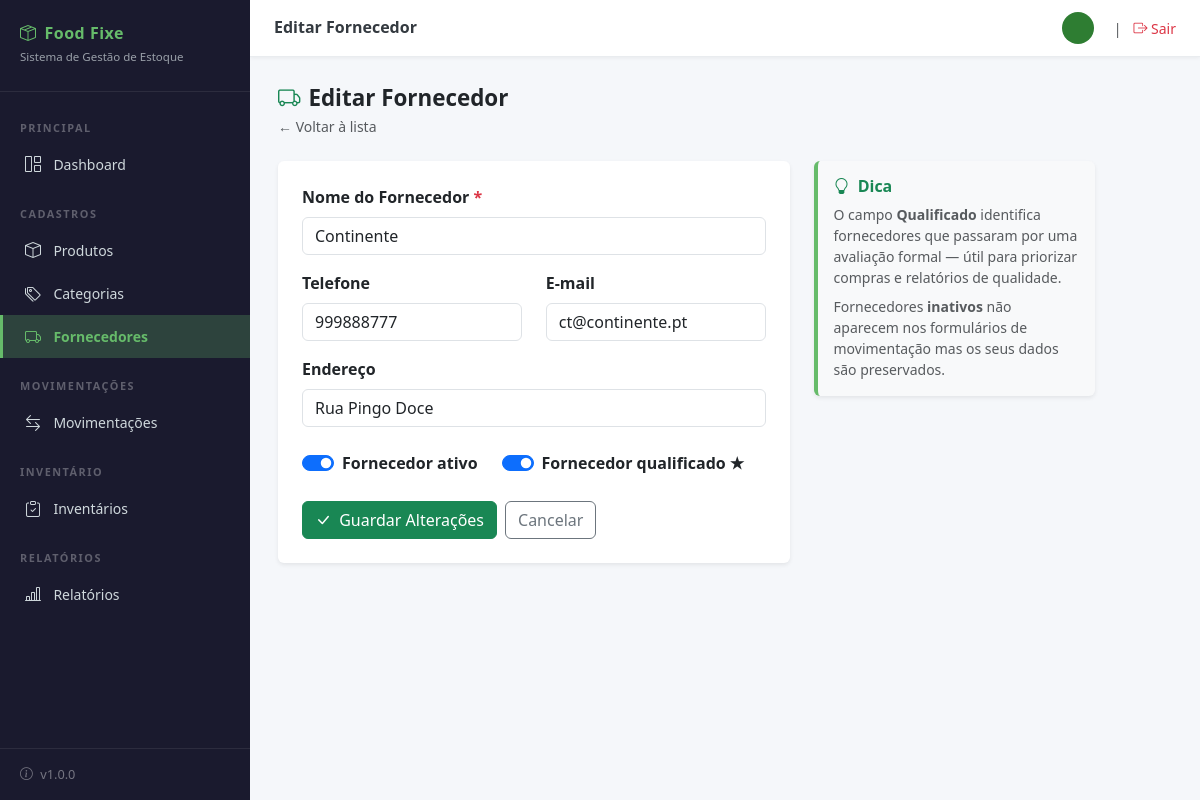
/fornecedores/2/editar/ (signed in), run on the app's committed database.
### estoque/models.py (models this page shows, shortened)
class Fornecedor(models.Model):
    fornecedor              = models.CharField('Nome', max_length=150)
    telefone                = models.CharField('Telefone', max_length=30, blank=True)
    email                   = models.EmailField('E-mail', max_length=100, blank=True)
    endereco                = models.CharField('Endereço', max_length=255, blank=True)
    status                  = models.BooleanField('Ativo', default=True)
    fornecedor_qualificado  = models.BooleanField('Fornecedor qualificado', default=False)
    create_at               = models.DateTimeField('Criado em', auto_now_add=True)
    update_at               = models.DateTimeField('Atualizado em', auto_now=True)
    class Meta:
        verbose_name        = 'Fornecedor'
        verbose_name_plural = 'Fornecedores'
        ordering            = ['fornecedor']

### estoque/views.py (the view, shortened to what this page needs)
# urls.py: path('fornecedores/<int:pk>/editar/',  views.fornecedor_editar,       name='fornecedor_editar'),
@login_required(login_url='login')
def fornecedor_editar(request, pk):
    fornecedor = get_object_or_404(Fornecedor, pk=pk)
    return render(request, 'estoque/fornecedor_form.html', {
        'acao': 'Editar', 'fornecedor': fornecedor
    })

### estoque/templates/estoque/fornecedor_form.html (shortened to what this page needs)
{% extends 'estoque/base.html' %}
{% block page_title %}{{ acao }} Fornecedor{% endblock %}
{% block content %}
<div class="page-header">
    <h1><i class="bi bi-truck me-2 text-success"></i>{{ acao }} Fornecedor</h1>
    <p>
        <a href="{% url 'fornecedor_lista' %}" class="text-decoration-none text-muted">
            ← Voltar à lista
        </a>
    </p>
</div>
<div class="row">
    <div class="col-lg-7">
        <div class="card border-0 shadow-sm">
            <div class="card-body p-4">
                <form method="POST">
                    <div class="mb-3">
                        <label for="fornecedor" class="form-label fw-semibold">
                            Nome do Fornecedor <span class="text-danger">*</span>
                        </label>
                        <input type="text" class="form-control" id="fornecedor"
                               name="fornecedor"
                               value="{% if fornecedor %}{{ fornecedor.fornecedor }}{% elif valores %}{{ valores.fornecedor }}{% endif %}"
                               placeholder="Nome da empresa ou pessoa"
                               required autofocus>
                    </div>
                    <div class="row">
                        <div class="col-md-6 mb-3">
                            <label for="telefone" class="form-label fw-semibold">Telefone</label>
                            <input type="text" class="form-control" id="telefone"
                                   name="telefone"
                                   value="{% if fornecedor %}{{ fornecedor.telefone }}{% elif valores %}{{ valores.telefone }}{% endif %}"
                                   placeholder="Ex.: +244 923 000 000">
                        </div>
                        <div class="col-md-6 mb-3">
                            <label for="email" class="form-label fw-semibold">E-mail</label>
                            <input type="email" class="form-control" id="email"
                                   name="email"
                                   value="{% if fornecedor %}{{ fornecedor.email }}{% elif valores %}{{ valores.email }}{% endif %}"
                                   placeholder="email@exemplo.com">
                        </div>
                    </div>
                    <div class="mb-4">
                        <label for="endereco" class="form-label fw-semibold">Endereço</label>
                        <input type="text" class="form-control" id="endereco"
                               name="endereco"
                               value="{% if fornecedor %}{{ fornecedor.endereco }}{% elif valores %}{{ valores.endereco }}{% endif %}"
                               placeholder="Morada completa">
                    </div>
                    <div class="mb-4 d-flex gap-4">
                        <div class="form-check form-switch">
                            <input class="form-check-input" type="checkbox"
                                   id="status" name="status"
                                   {% if fornecedor.status or acao == 'Novo' %}checked{% endif %}>
                            <label class="form-check-label fw-semibold" for="status">
                                Fornecedor ativo
                            </label>
                        </div>
                        <div class="form-check form-switch">
                            <input class="form-check-input" type="checkbox"
                                   id="fornecedor_qualificado" name="fornecedor_qualificado"
                                   {% if fornecedor.fornecedor_qualificado %}checked{% endif %}>
                            <label class="form-check-label fw-semibold" for="fornecedor_qualificado">
                                Fornecedor qualificado ★
                            </label>
                        </div>
                    </div>
                    <div class="d-flex gap-2">
                        <button type="submit" class="btn btn-success">
                            <i class="bi bi-check-lg me-1"></i>
                            {% if acao == 'Novo' %}Criar Fornecedor{% else %}Guardar Alterações{% endif %}
                        </button>
                        <a href="{% url 'fornecedor_lista' %}" class="btn btn-outline-secondary">
                            Cancelar
                        </a>
                    </div>
                </form>
            </div>
        </div>
    </div>
    <div class="col-lg-4 mt-3 mt-lg-0">
        <div class="card border-0 shadow-sm"
             style="background:#f8f9fa;border-left:4px solid #66bb6a !important;">
            <div class="card-body">
                <h6 class="fw-bold text-success mb-2">
                    <i class="bi bi-lightbulb me-1"></i> Dica
                </h6>
                <p class="small text-muted mb-2">
                    O campo <strong>Qualificado</strong> identifica fornecedores
                    que passaram por uma avaliação formal — útil para priorizar
                    compras e relatórios de qualidade.
                </p>
                <p class="small text-muted mb-0">
                    Fornecedores <strong>inativos</strong> não aparecem nos
                    formulários de movimentação mas os seus dados são preservados.
                </p>
            </div>
        </div>
    </div>
</div>
{% endblock %}

### estoque/templates/estoque/base.html (style rules this page uses)
:root { --sidebar-width: 250px; --cor-primaria: #1b5e20; --cor-primaria-clara: #2e7d32; --cor-acento: #66bb6a; --cor-sidebar-bg: #1a1a2e; --cor-sidebar-texto: #cfd8dc; --cor-sidebar-hover: rgba(102,187,106,0.15); --cor-sidebar-ativo: rgba(102,187,106,0.25); }
body { background-color: #f5f7fa; font-family: 'Segoe UI', sans-serif; }
.page-header { margin-bottom: 1.5rem; }
.page-header h1 { font-size: 1.4rem; font-weight: 700; color: #212529; margin: 0; }
.page-header p { color: #6c757d; font-size: 0.875rem; margin: 0.25rem 0 0; }

### data on the page
Fornecedor: fornecedor "Continente", telefone "999888777", email "ct@continente.pt", endereco "Rua Pingo Doce", status "☑", fornecedor_qualificado "☑"

### other printed values
{{ acao }} "Editar"
